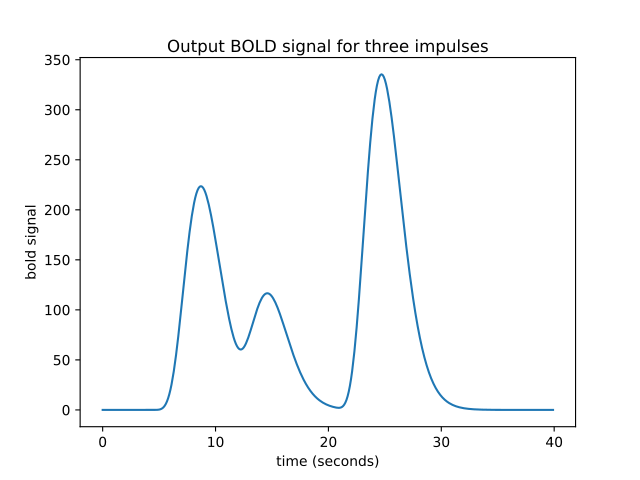

The Python source for this figure:
bold_signal = np.zeros(n_time_points)
bold_signal[i_time_4:i_time_4 + n_hrf_points] = hrf_signal * 2
bold_signal[i_time_10:i_time_10 + n_hrf_points] += hrf_signal * 1
bold_signal[i_time_20:i_time_20 + n_hrf_points] += hrf_signal * 3
plt.plot(times, bold_signal)
# [...]
plt.xlabel('time (seconds)')
# <...>
plt.ylabel('bold signal')
# <...>
plt.title('Output BOLD signal for three impulses')
# <...>
